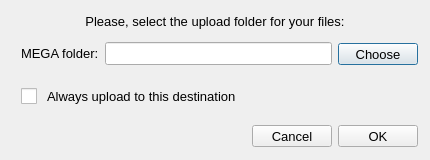
<?xml version="1.0" encoding="UTF-8"?>
<ui version="4.0">
 <class>UploadToMegaDialog</class>
 <widget class="QDialog" name="UploadToMegaDialog">
  <property name="geometry">
   <rect>
    <x>0</x>
    <y>0</y>
    <width>430</width>
    <height>160</height>
   </rect>
  </property>
  <property name="minimumSize">
   <size>
    <width>430</width>
    <height>160</height>
   </size>
  </property>
  <property name="maximumSize">
   <size>
    <width>430</width>
    <height>160</height>
   </size>
  </property>
  <property name="windowTitle">
   <string>Upload to MEGA</string>
  </property>
  <property name="styleSheet">
   <string notr="true">QWidget
{
font-size: 13px;
}

QCheckBox::indicator {
     width: 16px;
     height: 16px;
 }

QRadioButton::indicator {
     width: 16px;
     height: 16px;
 }

QScrollBar:horizontal {
height: 16px;
}

QPushButton
{
    min-height: 14px;
	height: 14px;
}

#cDefaultPath
{
    spacing: 10px;
}

#bChange
{
}
</string>
  </property>
  <layout class="QVBoxLayout" name="verticalLayout">
   <property name="leftMargin">
    <number>12</number>
   </property>
   <property name="topMargin">
    <number>5</number>
   </property>
   <property name="rightMargin">
    <number>12</number>
   </property>
   <property name="bottomMargin">
    <number>10</number>
   </property>
   <item>
    <widget class="QLabel" name="label">
     <property name="minimumSize">
      <size>
       <width>0</width>
       <height>24</height>
      </size>
     </property>
     <property name="maximumSize">
      <size>
       <width>16777215</width>
       <height>24</height>
      </size>
     </property>
     <property name="focusPolicy">
      <enum>Qt::StrongFocus</enum>
     </property>
     <property name="text">
      <string>Please, select the upload folder for your files:</string>
     </property>
     <property name="alignment">
      <set>Qt::AlignBottom|Qt::AlignHCenter</set>
     </property>
    </widget>
   </item>
   <item>
    <widget class="QWidget" name="widget" native="true">
     <layout class="QHBoxLayout" name="horizontalLayout">
      <property name="spacing">
       <number>6</number>
      </property>
      <property name="leftMargin">
       <number>9</number>
      </property>
      <property name="topMargin">
       <number>0</number>
      </property>
      <property name="rightMargin">
       <number>0</number>
      </property>
      <property name="bottomMargin">
       <number>9</number>
      </property>
      <item>
       <widget class="QLabel" name="label_2">
        <property name="focusPolicy">
         <enum>Qt::StrongFocus</enum>
        </property>
        <property name="text">
         <string>MEGA folder:</string>
        </property>
       </widget>
      </item>
      <item>
       <widget class="QLineEdit" name="eFolderPath">
        <property name="enabled">
         <bool>true</bool>
        </property>
        <property name="minimumSize">
         <size>
          <width>0</width>
          <height>0</height>
         </size>
        </property>
        <property name="alignment">
         <set>Qt::AlignLeading|Qt::AlignLeft|Qt::AlignVCenter</set>
        </property>
        <property name="readOnly">
         <bool>true</bool>
        </property>
        <property name="placeholderText">
         <string notr="true"/>
        </property>
       </widget>
      </item>
      <item>
       <widget class="QPushButton" name="bChange">
        <property name="minimumSize">
         <size>
          <width>0</width>
          <height>16</height>
         </size>
        </property>
        <property name="maximumSize">
         <size>
          <width>16777215</width>
          <height>16777215</height>
         </size>
        </property>
        <property name="text">
         <string>Choose</string>
        </property>
       </widget>
      </item>
     </layout>
    </widget>
   </item>
   <item>
    <widget class="QCheckBox" name="cDefaultPath">
     <property name="enabled">
      <bool>true</bool>
     </property>
     <property name="styleSheet">
      <string notr="true">margin-left: 9px;</string>
     </property>
     <property name="text">
      <string>Always upload to this destination</string>
     </property>
     <property name="checked">
      <bool>false</bool>
     </property>
    </widget>
   </item>
   <item>
    <widget class="QWidget" name="bLayout" native="true">
     <property name="maximumSize">
      <size>
       <width>16777215</width>
       <height>40</height>
      </size>
     </property>
     <layout class="QHBoxLayout" name="horizontalLayout_2">
      <property name="spacing">
       <number>6</number>
      </property>
      <property name="leftMargin">
       <number>0</number>
      </property>
      <property name="topMargin">
       <number>12</number>
      </property>
      <property name="rightMargin">
       <number>0</number>
      </property>
      <property name="bottomMargin">
       <number>0</number>
      </property>
      <item>
       <spacer name="horizontalSpacer">
        <property name="orientation">
         <enum>Qt::Horizontal</enum>
        </property>
        <property name="sizeHint" stdset="0">
         <size>
          <width>40</width>
          <height>20</height>
         </size>
        </property>
       </spacer>
      </item>
      <item>
       <widget class="QPushButton" name="bCancel">
        <property name="text">
         <string>Cancel</string>
        </property>
       </widget>
      </item>
      <item>
       <widget class="QPushButton" name="bOK">
        <property name="text">
         <string>OK</string>
        </property>
       </widget>
      </item>
     </layout>
    </widget>
   </item>
  </layout>
 </widget>
 <tabstops>
  <tabstop>label</tabstop>
  <tabstop>label_2</tabstop>
  <tabstop>eFolderPath</tabstop>
  <tabstop>bChange</tabstop>
  <tabstop>cDefaultPath</tabstop>
  <tabstop>bCancel</tabstop>
  <tabstop>bOK</tabstop>
 </tabstops>
 <resources/>
 <connections>
  <connection>
   <sender>bCancel</sender>
   <signal>clicked()</signal>
   <receiver>UploadToMegaDialog</receiver>
   <slot>reject()</slot>
   <hints>
    <hint type="sourcelabel">
     <x>383</x>
     <y>151</y>
    </hint>
    <hint type="destinationlabel">
     <x>214</x>
     <y>89</y>
    </hint>
   </hints>
  </connection>
 </connections>
</ui>
